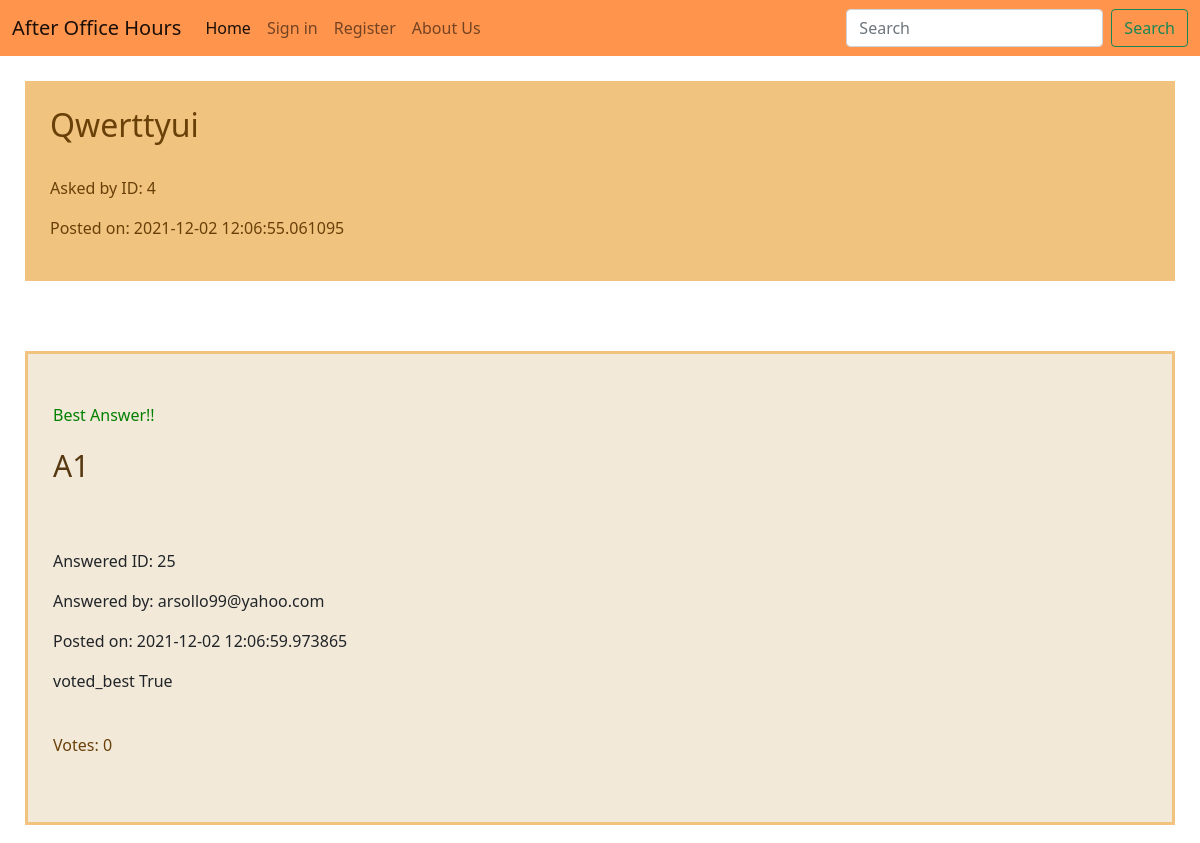
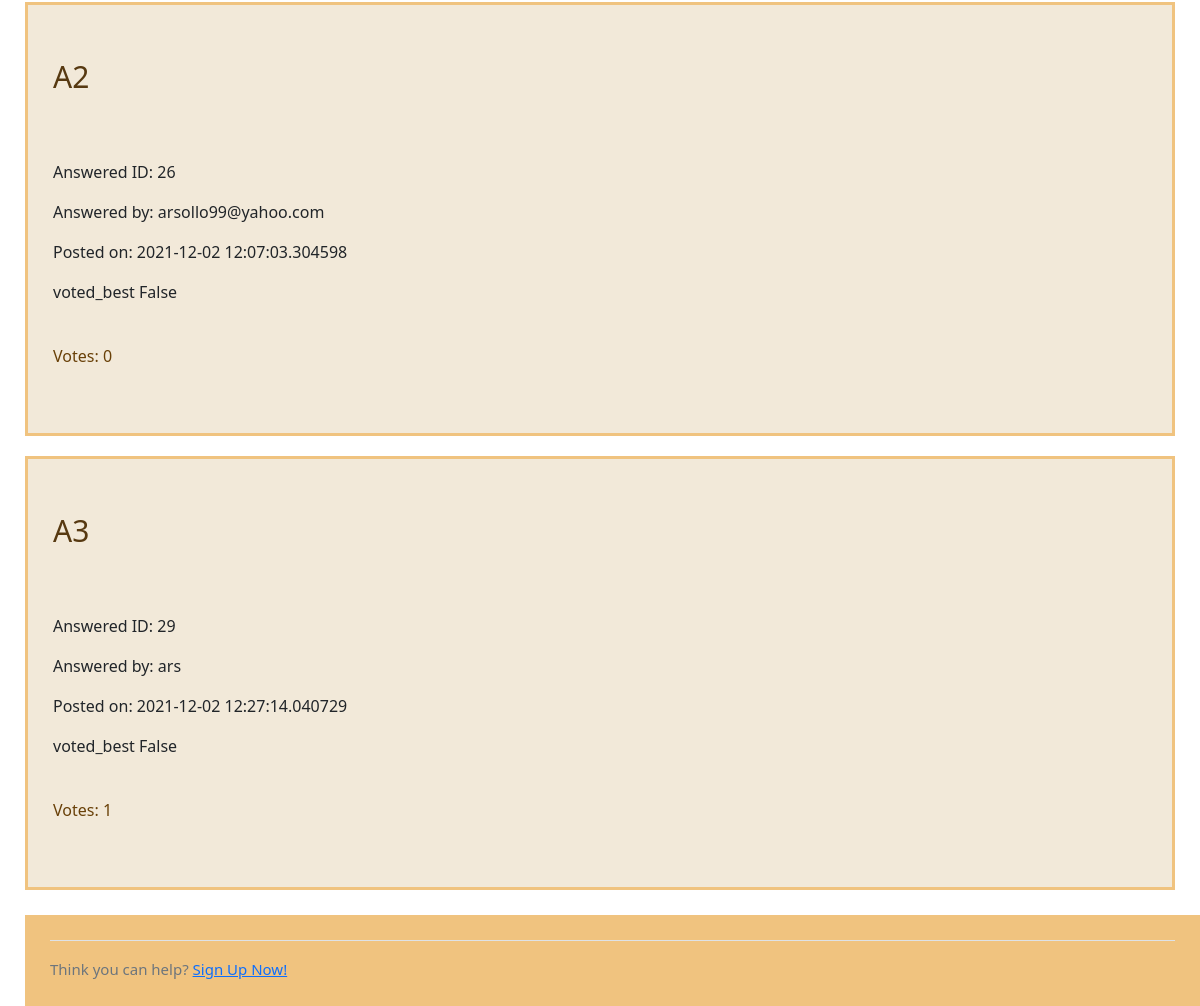
The app's page /question/8 with its own data (2 pictures, top to bottom).
### Question.py (models this page shows)
class Question(db.Model):
    id = db.Column(db.Integer, primary_key=True)
    q_text = db.Column(db.Text)
    asked_by_id = db.Column(db.Integer, db.ForeignKey('user.id'))
    post_time = db.Column(db.DateTime)
    solved = db.Column(db.Boolean)
    answers = db.relationship('Answer', backref='question', lazy = True)

class Answer(db.Model):
    id = db.Column(db.Integer, primary_key=True)
    a_text = db.Column(db.Text)
    answered_by_id = db.Column(db.String, db.ForeignKey('user.username'))
    answer_to = db.Column(db.Integer, db.ForeignKey('question.id'))
    post_time = db.Column(db.DateTime)
    votes = db.Column(db.Integer)
    voted_best = db.Column(db.Boolean)

### Question.py (the view)
@app.route("/question/<int:question_id>", methods=['GET', 'POST'])
def question(question_id):
        question = Question.query.get_or_404(question_id)
        question_id = question.id
        if request.method == 'POST' and Answer.query.all()!= None:
            if request.form.get("answer"):
                answer = request.form['answer']
                answer = Answer(
                    a_text = answer,
                    answered_by_id = current_user.username,
                    answer_to = question_id,
                    post_time = datetime.now(),
                    votes = 0,
                    voted_best = False
                )
                db.session.add(answer)
                db.session.commit()
                return redirect(url_for('answer', question_id=question_id))
            elif request.form.get("solved"):
                answer_id = request.form.get("solved")
                current_answer = Answer.query.get_or_404(answer_id)
                current_answer.voted_best = True
                question.solved = True
                db.session.commit()
                return redirect(url_for('answer', question_id=question_id))
            elif request.form.get("voteUp"):
                answer_id = request.form.get("voteUp")
                current_answer = Answer.query.get_or_404(answer_id)
                voted_by_user = Votes.query.filter_by(voted_by_id = current_user.id, voted_on = answer_id).first()
                if voted_by_user == None:
                    voted_by_user = True
                    current_answer = Answer.query.get_or_404(answer_id)
                    current_answer.votes = (current_answer.votes + 1)
                    vote_pressed = Votes(voted_by_id = current_user.id,
                        voted_on = answer_id)
                    db.session.add(vote_pressed)
                    db.session.commit()
                    q1 = Answer.query.filter_by(answer_to=question_id)
                    q1.all()
                    q1.order_by(Answer.votes).all()
                    answers = q1.order_by(Answer.votes.desc()).all()
                    context = {
                    'question' : question,
                    'answers' : answers
                    }
                    return render_template( 'question_view.html', voted_by_user = False, question_id=question_id, **context)
                else:
                    voted_by_user = True
                    q1 = Answer.query.filter_by(answer_to=question_id)
                    q1.all()
                    q1.order_by(Answer.votes).all()
                    answers = q1.order_by(Answer.votes.desc()).all()
                    context = {
                    'question' : question,
                    'answers' : answers
                    }
                    return render_template( 'question_view.html', voted_by_user = voted_by_user, question_id=question_id, **context)
            elif request.form.get("voteDown"):
                answer_id = request.form.get("voteDown")
                current_answer = Answer.query.get_or_404(answer_id)
                voted_by_user = Votes.query.filter_by(voted_by_id = current_user.id, voted_on = answer_id).first()
                if voted_by_user == None:
                    voted_by_user = True
                    current_answer = Answer.query.get_or_404(answer_id)
                    current_answer.votes = (current_answer.votes - 1)
                    vote_pressed = Votes(voted_by_id = current_user.id,
                        voted_on = answer_id)
                    db.session.add(vote_pressed)
                    db.session.commit()
                    q1 = Answer.query.filter_by(answer_to=question_id)
                    q1.all()
                    q1.order_by(Answer.votes).all()
                    answers = q1.order_by(Answer.votes.desc()).all()
                    context = {
                    'question' : question,
                    'answers' : answers
                    }
                    return render_template( 'question_view.html', voted_by_user = False, question_id=question_id, **context)
                else:
                    voted_by_user = True
                    q1 = Answer.query.filter_by(answer_to=question_id)
                    q1.all()
                    q1.order_by(Answer.votes).all()
                    answers = q1.order_by(Answer.votes.desc()).all()
                    context = {
                    'question' : question,
                    'answers' : answers
                    }
                    return render_template( 'question_view.html', voted_by_user = voted_by_user, question_id=question_id, **context)
        else:
            answers = Answer.query.filter_by(answer_to=question_id).all()
            context = {
            'question' : question,
            'answers' : answers
            }
        return render_template( 'question_view.html', **context)

### Templates/question_view.html (shortened to what this page needs)
{% extends 'home.html' %}
{% block content %}
        <div class="row">
          <div class="col-lg-12">
            <div class="well bs-component">
              <form class="form-horizontal" method="POST" action="{{ url_for('question', question_id=question.id) }}">
                <div class="asked_question_header">
                  <h2>{{ question.q_text }}</h2>
                  <br>
                  <p class="list-group-item-text">Asked by ID: {{ question.asked_by_id }}</p>
                  <p class="list-group-item-text">Posted on: {{ question.post_time }}</p>
                </div>
                <div class="displayed_answers">
                  {% for answer in answers %}
                  <div class="individual_answer">
                    <br>
                    {%if answer.voted_best == True and question.solved == True %}
                    <p style="color:green"> Best Answer!!</p>
                    {%endif %}
                    <div class="displayed_answer_header">
                      <p class="list-group-item-text">{{ answer.a_text }}</p>
                     <br>
                    </div>
                    <p class="list-group-item-text">Answered ID: {{ answer.id }}</p>
                    <p class="list-group-item-text">Answered by: {{ answer.answered_by_id }}</p>
                    <p class="list-group-item-text">Posted on: {{ answer.post_time }}</p>
                    <p class="list-group-item-text">voted_best {{ answer.voted_best }}</p>
                    <br>
                      <p class="list-group-item-text" id="votes">Votes: {{ answer.votes }}</p>
                      <br>
                  </div>
                  {% endfor %}
                </div>
                {% if not current_user.is_authenticated %}
                <div class="prompt_user_to_sign_in">
                  <div class="border-top pt-3">
                    <small class="text-muted">
                        Think you can help? <a class="ml-2" href="{{ url_for('register') }}">Sign Up Now!</a>
                    </small>
                  </div>
                </div>
                {%endif %}
              </form>
            </div>
          </div>
        </div>
{% endblock %}

### static/website_style.css (style rules this page uses)
* { margin: 0; padding: 0; }
#votes { color: rgb(105, 64, 8); }
.asked_question_header { background-color: rgb(240, 195, 127); color: rgb(105, 64, 8); margin: 25px; padding: 25px; }
.displayed_answers { padding: 25px; }
.individual_answer { margin-top: 20px; padding: 25px; border-style: solid; border-width: 3px; background-color: rgb(242, 233, 217); border-color: rgb(240, 195, 127); }
.displayed_answer_header { font-size: 30px; color: rgb(87, 57, 17); }
.prompt_user_to_sign_in { padding: 25px; margin-left: 25px; background-color: rgb(240, 195, 127); }
.prompt_user_to_sign_in small { font-size: 15px; }

### records on screen
Question: q_text "Qwerttyui", asked_by_id "4", post_time "2021-12-02 12:06:55.061095"
Answer: shows "Best Answer!!", a_text "A1", id "25", answered_by_id "arsollo99@yahoo.com", post_time "2021-12-02 12:06:59.973865", voted_best "True", votes "0"
Answer: a_text "A2", id "26", answered_by_id "arsollo99@yahoo.com", post_time "2021-12-02 12:07:03.304598", voted_best "False", votes "0"
Answer: a_text "A3", id "29", answered_by_id "ars", post_time "2021-12-02 12:27:14.040729", voted_best "False", votes "1"
